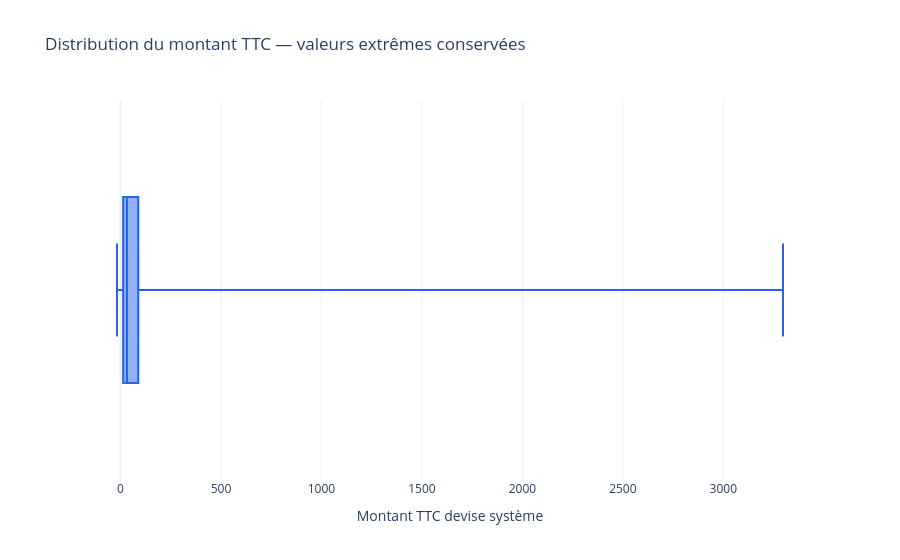

The notebook cell saved with this chart:
### Code cell
fig_montants = px.box(
    x=montant_ttc,
    points=False,
    title="Distribution du montant TTC — valeurs extrêmes conservées",
    labels={"x": "Montant TTC devise système"},
    color_discrete_sequence=["#2563EB"],
)
fig_montants

### Figure 1 — Plotly figure (JSON) as saved in the notebook; plotly's stock layout.template omitted (floating-point values rounded to 4 significant figures; data arrays with more than 128 entries replaced by an {"elided": "..."} marker saying what was removed)
{"data": [{"alignmentgroup": "True", "boxpoints": false, "hovertemplate": "Montant TTC devise système=%{x}<extra></extra>", "legendgroup": "", "marker": {"color": "#2563EB"}, "name": "", "notched": false, "offsetgroup": "", "orientation": "h", "showlegend": false, "type": "box", "x": {"elided": "7070 float values"}, "x0": " ", "xaxis": "x", "y0": " ", "yaxis": "y"}], "layout": {"boxmode": "group", "legend": {"tracegroupgap": 0}, "title": {"text": "Distribution du montant TTC — valeurs extrêmes conservées"}, "xaxis": {"anchor": "y", "domain": [0, 1], "title": {"text": "Montant TTC devise système"}}, "yaxis": {"anchor": "x", "domain": [0, 1]}}}
